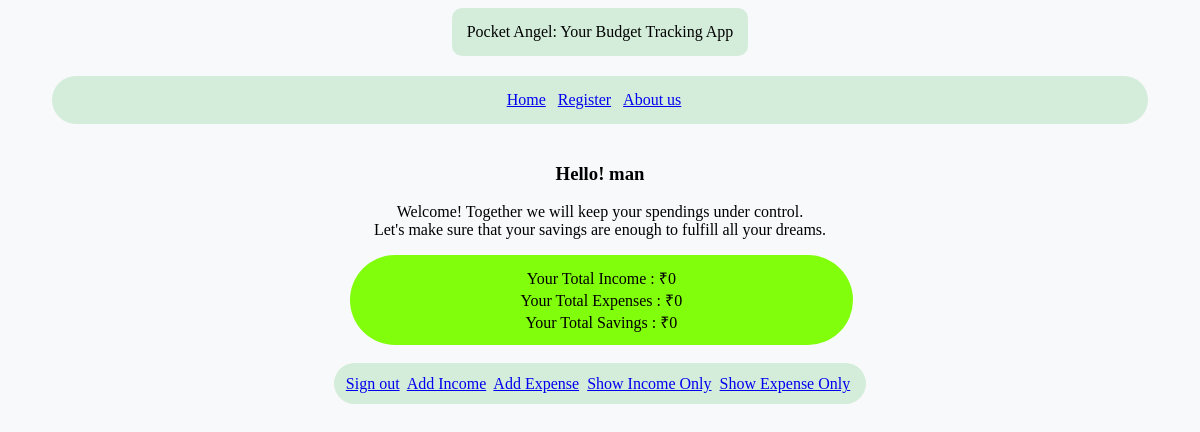
Page / (signed in) on the committed database.
### home_app/models.py (models this page shows, shortened)
class User(AbstractBaseUser,PermissionsMixin):
    email = models.EmailField(
    verbose_name="Email Address",
    max_length=255,
    unique=True,
    )
    name = models.CharField(max_length=50)
    phone = models.CharField(max_length=10)
    is_active = models.BooleanField(default=True)
    is_admin = models.BooleanField(default=False)
    objects = UserManager()
    USERNAME_FIELD = "email"
    REQUIRED_FIELDS = ["name","phone"]
    def total_income(self):
        return sum([income.amount for income in self.income.all()]) if self.income.all() else 0
    def total_expense(self):
        return sum([expense.amount for expense in self.expenses.all()]) if self.expenses.all() else 0
    def total_savings(self):
        return self.total_income() - self.total_expense() if self.income.all() and self.expenses.all() else self.total_income()

### home_app/views.py (the view)
# urls.py: path('',user_views.indexfunc,name='home'),
def indexfunc(request):
    return render(request,'index.html')

### templates/index.html (shortened to what this page needs)
{% extends 'base.html' %}
{% block welcome %}
{% if user.is_authenticated %}
<h3>Hello! {{user.name}}</h3>
<p> Welcome! Together we will keep your spendings under control.<br>
    Let's make sure that your savings are enough to fulfill all your dreams.
</p>
<p class="summary">
  Your Total Income : ₹{{user.total_income}}
  <br>
  Your Total Expenses : ₹{{user.total_expense}}
  <br>
  Your Total Savings : ₹{{user.total_savings}}<br>
</p>
<span class="index-nav">
    <a href="{% url 'signout' %}">Sign out</a>&nbsp;
    <a class="nav-link"  href="{% url 'add_income' %}">Add Income</a>&nbsp;
    <a class="nav-link"  href="{% url 'add_expense' %}">Add Expense</a>&nbsp;
    <a class="nav-link"  href="{% url 'income_list' %}">Show Income Only</a>&nbsp;
    <a class="nav-link"  href="{% url 'expense_list' %}">Show Expense Only</a>&nbsp;
</span>
{% else %}
<p>Hey!It seems you have not signed in. Please signin or if you are a new user then register. </p>
  <a href="{% url 'signin' %}">Signin</a>
  &nbsp;&nbsp;
  <a href="{% url 'register' %}">Register</a>
  {% endif %}
{% endblock %}

### templates/index.html (style rules this page uses)
body { display: flex; flex-direction: column; align-items: center ; justify-content: baseline; background-color: #f8f9fa; text-align: center; }
.index-nav { background-color: #d4edda; border-color: #c3e6cb; padding: 1vw; width:90%; border-radius: 30px; margin-bottom: 20px; position: relative; z-index: 1; }
.summary { background-color: #81fe0c; border-color: #c3e6cb; padding: 1vw; width:90%; left:3%; border-radius: 50px; margin-bottom: 30px; position: relative; z-index: 1; }

### rows in the picture
User: name "man", total_income "0", total_expense "0", total_savings "0"
